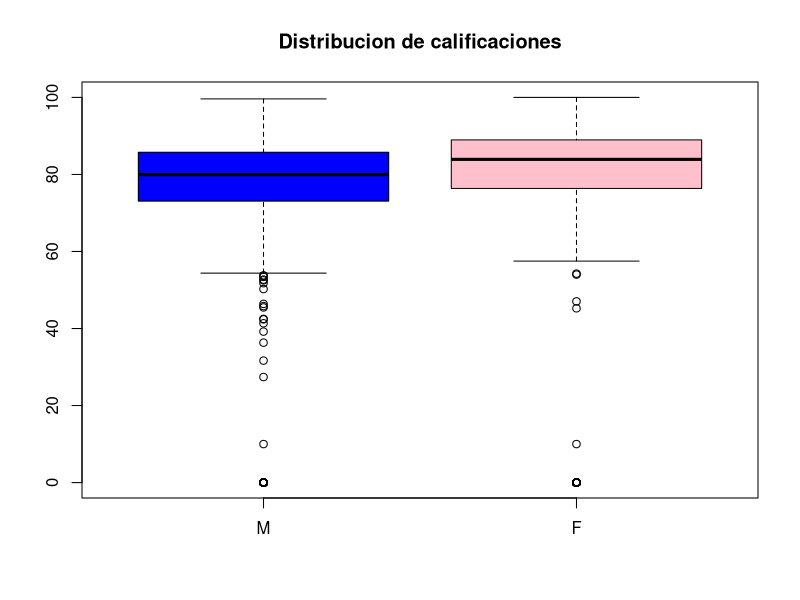

Reproduce this figure in R.
setwd('C:/Users/a.de.la.cruz/Documents/tallerR/datasets')
dir()

InfoAcad <- read.csv("InfoAcad_TS_2008.csv")

hombres <- InfoAcad[InfoAcad$Genero == "M",]
mujeres <- InfoAcad[InfoAcad$Genero == "F",]

par(mfrow=c(1,1))
boxplot(hombres$PromedioAcum, mujeres$PromedioAcum, col = c("blue", "pink"), names = c("M", "F" ), main = "Distribucion de calificaciones", ylim = c(0,100))